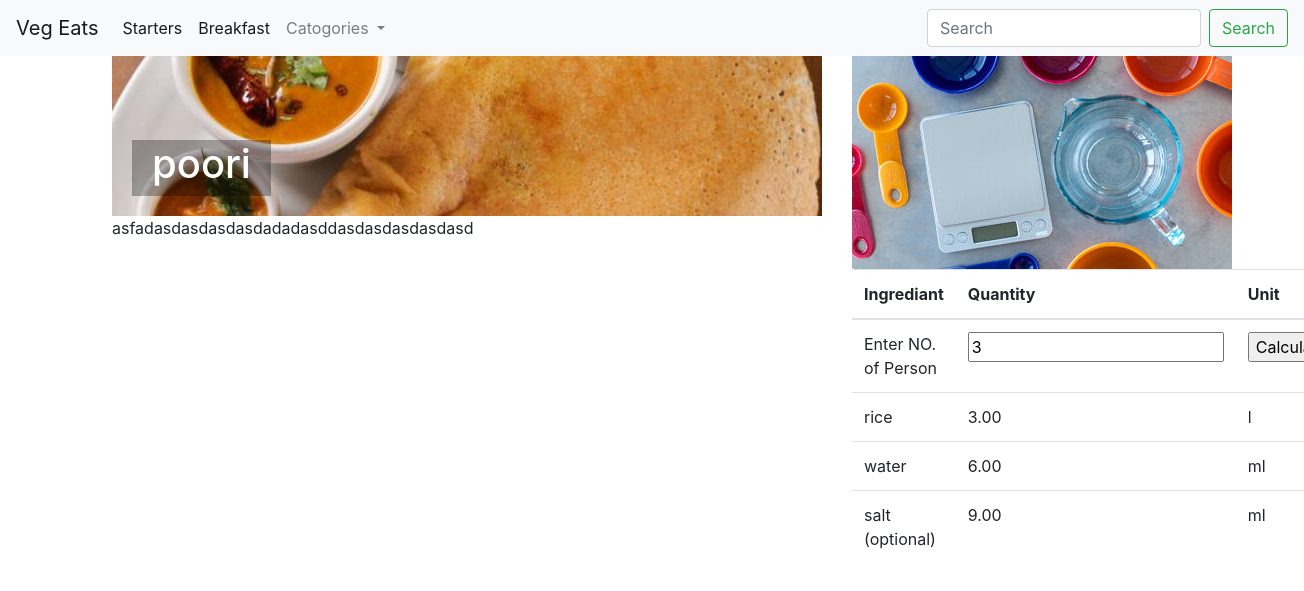
The page /poori/ on the database its author committed.
### calc/models.py (models this page shows, shortened)
class Recipes(models.Model):
    Name = models.CharField(max_length=200,primary_key=True)
    Date = models.DateField()
    Description = models.TextField()
    Brief = models.TextField(null=True,blank=True)
    IngrediantsPerson = models.IntegerField(default=1)
    Image = models.ImageField(upload_to='static/images/')
    catogories = models.CharField(max_length=200 , default='others', choices = catogories_list)

class Ingrediants_model(models.Model):
    id = models.AutoField(primary_key=True)
    IngridiantName = models.CharField(verbose_name='Ingrident',editable=True,max_length=200,null=True)
    Recipe = models.ForeignKey(Recipes,on_delete=models.CASCADE)
    IngridiantQty = models.DecimalField(verbose_name='Quantity',max_digits=5,decimal_places=2,null=True)
    IngridiantUnit = models.CharField(choices=Units,editable=True,max_length=20,null=True)
    OptionalTag = models.BooleanField(verbose_name='Optional',default=False)

### calc/views/recipeyView.py (the view)
# urls.py: path('<recipes_name>/', views.recipyview, name = 'recipyurl')
def recipyview(request,recipes_name):
    catogoryList =Recipes.objects.order_by().values_list('catogories', flat=True).distinct()
    recipes_name = recipes_name.lower()
    print(recipes_name)
    IngrediantsData = Ingrediants_model.objects.filter(Recipe = recipes_name)
    RecipesData = Recipes.objects.get(Name = recipes_name)
    return render(request, 'calc/recipy.html', context={'Ingrediants': IngrediantsData,'Recipy':RecipesData ,  'catogoryList':catogoryList})

### calc/templates/calc/recipy.html (shortened to what this page needs)
<!DOCTYPE html>
<html lang="en">
{% extends 'base.html'%}
{% load static %}
{% load mathfilters %}
{% block contents %}
<div class="container d-flex flex-row">
    <div class="col-sm-8 ">
        <div class="containerimg image">
            <img src=/{{Recipy.Image}} style="object-fit: cover;width:100%;padding: 0; margin: 0;height:20vh;">
            <div class="text-block">
                <h1>{{Recipy.Name}}</h1>
            </div>
        </div>
        <div class="float-left description">
            <div>{{Recipy.Description}}</div>
        </div>
    </div>
    <div class="col-sm-4 float-right">
        <div>
        <div>
            <img src='/static/images/ConversionCalculator.jpg'
                 style="object-fit: fill;flex-shrink: 0;padding: 0; margin: 0;">
        </div>
        <div>
            <table class="table">
                <thead>
                <tr>
                    <th>Ingrediant</th>
                    <th>Quantity</th>
                    <th>Unit</th>
                </tr>
                <tr>
                    <td>Enter NO. of Person</td>
                    <form method="GET">
                        <td>
                            {% if request.GET.count is not None%}
                            <input type="number" name="count" min="1" value="{{ request.GET.count}}">
                            {% else %}
                            <input type="number" name="count" min="1" value="3">
                            {% endif%}
                        </td>
                        <td><input type="submit" value="Calculate"></td>
                    </form>
                </tr>
                </thead>
                <tbody>
                {% for ingrediant in Ingrediants %}
                <tr>
                    <td>{{ingrediant.IngridiantName}} {% if ingrediant.OptionalTag %} (optional) {% endif %}</td>
                    {% if request.GET.count is not None%}
                    <td>{{ingrediant.IngridiantQty|mul:request.GET.count}}</td>
                    {% else %}
                    <td>{{ingrediant.IngridiantQty|mul:3}}</td>
                    {% endif%}
                    <td> {{ingrediant.IngridiantUnit}}</td>
                </tr>
                {% endfor %}
                </tbody>
            </table>
        </div>
        </div>
    </div>
</div>
{% endblock %}

### calc/templates/calc/recipy.html (style rules this page uses)
.containerimg { position: relative; object-fit: none; }
.text-block { position: absolute; bottom: 20px; left: 20px; background-color: black; color: white; padding-left: 20px; padding-right: 20px; background: rgba(0, 0, 0, 0.3); }
.description { text-align: justify; text-justify: inter-word; }

### rows shown on the page
Recipes: Image (picture), Name "poori", Description "asfadasdasdasdasdadadasddasdasdasdasdasd"
Ingrediants_model: IngridiantName "rice", IngridiantQty|mul "3.00", IngridiantUnit "l"
Ingrediants_model: IngridiantName "water", IngridiantQty|mul "6.00", IngridiantUnit "ml"
Ingrediants_model: IngridiantName "salt", OptionalTag "(optional)", IngridiantQty|mul "9.00", IngridiantUnit "ml"
